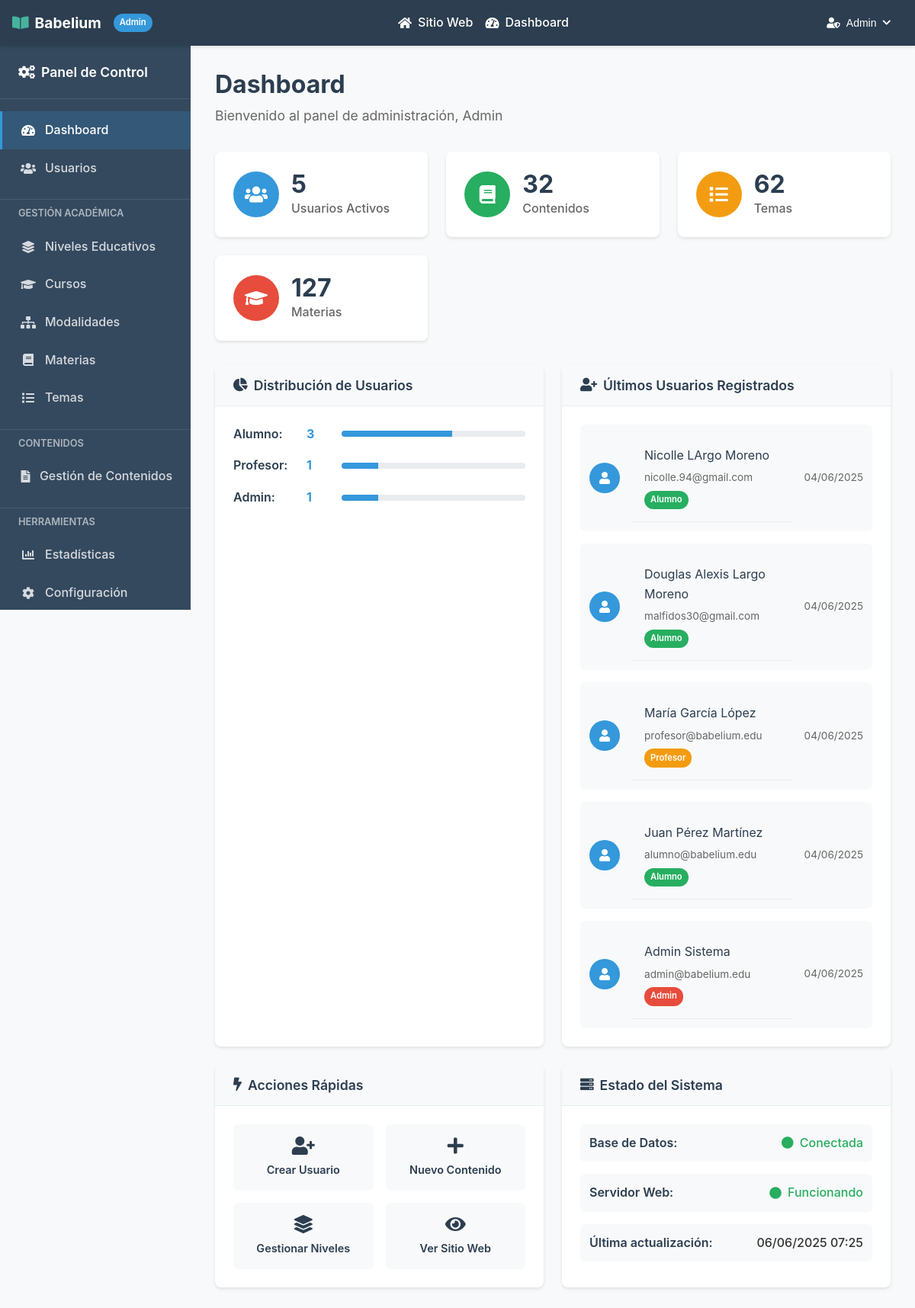
Page /admin/dashboard.php (signed in) on the committed database.
### tables this page shows
CREATE TABLE `usuarios` (
  `id` int(11) NOT NULL,
  `tipo` enum('alumno','profesor','admin') NOT NULL,
  `identificador` varchar(20) NOT NULL COMMENT 'NIA para alumnos, DNI para profesores y admins',
  `nombre` varchar(100) NOT NULL,
  `apellidos` varchar(200) NOT NULL,
  `email` varchar(255) NOT NULL,
  `password` varchar(255) NOT NULL,
  `foto` varchar(255) DEFAULT NULL,
  `fecha_registro` datetime DEFAULT current_timestamp(),
  `activo` tinyint(1) DEFAULT 1
);

### includes/auth_check.php (called while the page is built, shortened)
<?php
function obtenerUsuarioActual() {
    return [
        'id' => $_SESSION['usuario_id'],
        'tipo' => $_SESSION['usuario_tipo'],
        'nombre' => $_SESSION['usuario_nombre'],
        'apellidos' => $_SESSION['usuario_apellidos'],
        'email' => $_SESSION['usuario_email'],
        'identificador' => $_SESSION['usuario_identificador']
    ];
}
?>

### admin/dashboard.php (the view, shortened to what this page needs)
<?php
require_once '../db/connection.php';
require_once '../includes/auth_check.php';
$stats = [];
$result = $conexion->query("SELECT COUNT(*) as total FROM usuarios WHERE activo = 1");
$stats['usuarios'] = $result->fetch_assoc()['total'];
$result = $conexion->query("SELECT COUNT(*) as total FROM contenidos");
$stats['contenidos'] = $result->fetch_assoc()['total'];
$result = $conexion->query("SELECT COUNT(*) as total FROM temas");
$stats['temas'] = $result->fetch_assoc()['total'];
$result = $conexion->query("SELECT COUNT(*) as total FROM materias");
$stats['materias'] = $result->fetch_assoc()['total'];
$usuarios_tipo = [];
$result = $conexion->query("SELECT tipo, COUNT(*) as total FROM usuarios WHERE activo = 1 GROUP BY tipo");
while ($row = $result->fetch_assoc()) {
  $usuarios_tipo[$row['tipo']] = $row['total'];
}
$ultimos_usuarios = [];
$result = $conexion->query("SELECT nombre, apellidos, email, tipo, fecha_registro FROM usuarios WHERE activo = 1 ORDER BY fecha_registro DESC LIMIT 5");
while ($row = $result->fetch_assoc()) {
  $ultimos_usuarios[] = $row;
}
?>
<!DOCTYPE html>
<html lang="es">
<head>
  <link rel="stylesheet" href="https://cdnjs.cloudflare.com/ajax/libs/font-awesome/6.5.0/css/all.min.css">
  <link rel="stylesheet" href="../css/reset.css">
  <link rel="stylesheet" href="../css/style.css">
  <link rel="stylesheet" href="../css/admin.css">
</head>
<body>
  <?php include_once "../includes/admin_header.php" ?>
  <div class="admin-container">
      <aside class="admin-sidebar">
          <div class="sidebar-header">
              <h3><i class="fas fa-cogs"></i> Panel de Control</h3>
          </div>
          <nav class="sidebar-nav">
              <a href="dashboard.php" class="nav-item active">
                  <i class="fas fa-tachometer-alt"></i>
                  Dashboard
              </a>
              <a href="usuarios.php" class="nav-item">
                  <i class="fas fa-users"></i>
                  Usuarios
              </a>
              <div class="nav-separator">Gestión Académica</div>
              <a href="niveles.php" class="nav-item">
                  <i class="fas fa-layer-group"></i>
                  Niveles Educativos
              </a>
              <a href="cursos.php" class="nav-item">
                  <i class="fas fa-graduation-cap"></i>
                  Cursos
              </a>
              <a href="modalidades.php" class="nav-item">
                  <i class="fas fa-sitemap"></i>
                  Modalidades
              </a>
              <a href="materias.php" class="nav-item">
                  <i class="fas fa-book"></i>
                  Materias
              </a>
              <a href="temas.php" class="nav-item">
                  <i class="fas fa-list"></i>
                  Temas
              </a>
              <div class="nav-separator">Contenidos</div>
              <a href="contenidos.php" class="nav-item">
                  <i class="fas fa-file-alt"></i>
                  Gestión de Contenidos
              </a>
              <div class="nav-separator">Herramientas</div>
              <a href="estadisticas.php" class="nav-item">
                  <i class="fas fa-chart-bar"></i>
                  Estadísticas
              </a>
              <a href="configuracion.php" class="nav-item">
                  <i class="fas fa-cog"></i>
                  Configuración
              </a>
          </nav>
      </aside>
      <main class="admin-main">
          <div class="admin-header">
              <h1>Dashboard</h1>
              <p>Bienvenido al panel de administración, <?php echo htmlspecialchars($_SESSION['usuario_nombre']); ?></p>
          </div>
          <div class="stats-grid">
              <div class="stat-card">
                  <div class="stat-icon">
                      <i class="fas fa-users"></i>
                  </div>
                  <div class="stat-content">
                      <h3><?php echo $stats['usuarios']; ?></h3>
                      <p>Usuarios Activos</p>
                  </div>
              </div>
              <div class="stat-card">
                  <div class="stat-icon">
                      <i class="fas fa-book"></i>
                  </div>
                  <div class="stat-content">
                      <h3><?php echo $stats['contenidos']; ?></h3>
                      <p>Contenidos</p>
                  </div>
              </div>
              <div class="stat-card">
                  <div class="stat-icon">
                      <i class="fas fa-list"></i>
                  </div>
                  <div class="stat-content">
                      <h3><?php echo $stats['temas']; ?></h3>
                      <p>Temas</p>
                  </div>
              </div>
              <div class="stat-card">
                  <div class="stat-icon">
                      <i class="fas fa-graduation-cap"></i>
                  </div>
                  <div class="stat-content">
                      <h3><?php echo $stats['materias']; ?></h3>
                      <p>Materias</p>
                  </div>
              </div>
          </div>
          <div class="dashboard-grid">
              <div class="dashboard-card">
                  <div class="card-header">
                      <h3><i class="fas fa-pie-chart"></i> Distribución de Usuarios</h3>
                  </div>
                  <div class="card-content">
                      <div class="user-distribution">
                          <?php foreach ($usuarios_tipo as $tipo => $total): ?>
                              <div class="user-type">
                                  <span class="type-label"><?php echo ucfirst($tipo); ?>:</span>
                                  <span class="type-count"><?php echo $total; ?></span>
                                  <div class="type-bar">
                                      <div class="type-fill" style="width: <?php echo ($total / $stats['usuarios']) * 100; ?>%"></div>
                                  </div>
                              </div>
                          <?php endforeach; ?>
                      </div>
                  </div>
              </div>
              <div class="dashboard-card">
                  <div class="card-header">
                      <h3><i class="fas fa-user-plus"></i> Últimos Usuarios Registrados</h3>
                  </div>
                  <div class="card-content">
                      <div class="recent-users">
                          <?php foreach ($ultimos_usuarios as $usuario): ?>
                              <div class="user-item">
                                  <div class="user-avatar">
                                      <i class="fas fa-user"></i>
                                  </div>
                                  <div class="user-info">
                                      <strong><?php echo htmlspecialchars($usuario['nombre'] . ' ' . $usuario['apellidos']); ?></strong>
                                      <small><?php echo htmlspecialchars($usuario['email']); ?></small>
                                      <span class="user-type-badge <?php echo $usuario['tipo']; ?>">
                                          <?php echo ucfirst($usuario['tipo']); ?>
                                      </span>
                                  </div>
                                  <div class="user-date">
                                      <?php echo date('d/m/Y', strtotime($usuario['fecha_registro'])); ?>
                                  </div>
                              </div>
                          <?php endforeach; ?>
                      </div>
                  </div>
              </div>
              <div class="dashboard-card">
                  <div class="card-header">
                      <h3><i class="fas fa-bolt"></i> Acciones Rápidas</h3>
                  </div>
                  <div class="card-content">
                      <div class="quick-actions">
                          <a href="usuarios.php?action=create" class="quick-action">
                              <i class="fas fa-user-plus"></i>
                              <span>Crear Usuario</span>
                          </a>
                          <a href="contenidos.php?action=create" class="quick-action">
                              <i class="fas fa-plus"></i>
                              <span>Nuevo Contenido</span>
                          </a>
                          <a href="niveles.php" class="quick-action">
                              <i class="fas fa-layer-group"></i>
                              <span>Gestionar Niveles</span>
                          </a>
                          <a href="../index.php" class="quick-action">
                              <i class="fas fa-eye"></i>
                              <span>Ver Sitio Web</span>
                          </a>
                      </div>
                  </div>
              </div>
              <div class="dashboard-card">
                  <div class="card-header">
                      <h3><i class="fas fa-server"></i> Estado del Sistema</h3>
                  </div>
                  <div class="card-content">
                      <div class="system-status">
                          <div class="status-item">
                              <span class="status-label">Base de Datos:</span>
                              <span class="status-value online">
                                  <i class="fas fa-circle"></i> Conectada
                              </span>
                          </div>
                          <div class="status-item">
                              <span class="status-label">Servidor Web:</span>
                              <span class="status-value online">
                                  <i class="fas fa-circle"></i> Funcionando
                              </span>
                          </div>
                          <div class="status-item">
                              <span class="status-label">Última actualización:</span>
                              <span class="status-value">
                                  <?php echo date('d/m/Y H:i'); ?>
                              </span>
                          </div>
                      </div>
                  </div>
              </div>
          </div>
      </main>
  </div>
</body>
</html>

### includes/admin_header.php (shortened to what this page needs)
<?php
require_once __DIR__ . '/auth_check.php';
$usuario_actual = obtenerUsuarioActual();
?>
<!DOCTYPE html>
<html lang="es">
<head>
    <link rel="stylesheet" href="https://cdnjs.cloudflare.com/ajax/libs/font-awesome/5.15.1/css/all.min.css">
    <link rel="stylesheet" href="../css/admin-common.css">
    <link rel="stylesheet" href="../css/admin-responsive.css">
</head>
<body>
<header class="admin-header-top">
    <div class="logo">
        <i class="fas fa-book-open"></i>
        <a href="../index.php"><span>Babelium</span></a>
        <span class="admin-badge">Admin</span>
    </div>
    <nav class="admin-nav">
        <ul>
            <li><a href="../index.php"><i class="fas fa-home"></i> <span>Sitio Web</span></a></li>
            <li><a href="dashboard.php"><i class="fas fa-tachometer-alt"></i> <span>Dashboard</span></a></li>
        </ul>
    </nav>
    <div class="auth-buttons">
        <div class="user-menu">
            <button class="user-button" onclick="toggleUserMenu()">
                <i class="fas fa-user-shield"></i>
                <span><?php echo htmlspecialchars($usuario_actual['nombre']); ?></span>
                <i class="fas fa-chevron-down"></i>
            </button>
        </div>
    </div>
</header>

### css/style.css (style rules this page uses)
:root { --primary-color: #4a6fa5; --secondary-color: #166088; --accent-color: #47b39d; --background-color: #f9f9f9; --text-color: #333333; --light-text: #666666; --white: #ffffff; --ods-education: #c5192d; --ods-inequality: #ff9e00; --ods-communities: #56c02b; --spacing-xs: 0.5rem; --spacing-sm: 1rem; --spacing-md: 2rem; --spacing-lg: 3rem; --spacing-xl: 5rem; --border-radius: 0.5rem; }
body { font-family: "Segoe UI", Tahoma, Geneva, Verdana, sans-serif; color: var(--text-color); line-height: 1.6; background-color: var(--background-color); }
h1, h2, h3, h4, h5, h6 { margin-bottom: var(--spacing-sm); line-height: 1.2; }
h1 { font-size: 3rem; font-weight: 700; }
h3 { font-size: 1.5rem; font-weight: 600; }
p { margin-bottom: var(--spacing-sm); }
a { text-decoration: none; color: var(--primary-color); transition: all 0.3s ease; }
.user-menu { position: relative; display: inline-block; }
.user-button { background: none; border: none; color: var(--text-color); cursor: pointer; display: flex; align-items: center; gap: 8px; padding: 8px 12px; border-radius: 8px; transition: background-color 0.3s ease; font-size: 14px; white-space: nowrap; }
.user-button i.fa-chevron-down { font-size: 12px; transition: transform 0.3s ease; }
header { background-color: var(--primary-color); color: var(--white); padding: 1rem 5%; display: flex; justify-content: space-between; align-items: center; position: sticky; top: 0; z-index: 100; box-shadow: 0 0.125rem 0.25rem rgba(0, 0, 0, 0.1); min-height: 3.75rem; }
header nav a, header .auth-buttons > a , header .user-button { color: var(--white); }
.logo { display: flex; align-items: center; gap: 0.5rem; font-size: 1.5rem; font-weight: 700; flex-shrink: 0; }
.logo i { color: var(--accent-color); }
.logo a { color: var(--white); text-decoration: none; }
nav ul { display: flex; list-style: none; gap: 2rem; margin: 0; padding: 0; }
nav a { color: var(--white); text-decoration: none; font-weight: 500; transition: color 0.3s ease; white-space: nowrap; }
.auth-buttons { display: flex; align-items: center; gap: 1rem; flex-shrink: 0; }
.user-button { color: var(--white) !important; }

### css/admin-responsive.css (style rules this page uses)
.admin-header-top { display: flex; justify-content: space-between; align-items: center; padding: 0 1rem; }
.logo { display: flex; align-items: center; gap: 0.5rem; }
.admin-nav { display: flex; justify-content: center; }
.admin-nav ul { display: flex; list-style: none; gap: 1rem; margin: 0; padding: 0; }
.admin-nav a { display: flex; align-items: center; gap: 0.5rem; }
.auth-buttons { display: flex; align-items: center; }

### admin/dashboard.php (style rules this page uses)
.nav-separator { padding: 0.5rem 1.5rem; color: rgba(255,255,255,0.6); font-size: 0.8rem; font-weight: 600; text-transform: uppercase; border-top: 1px solid rgba(255,255,255,0.1); margin-top: 1rem; }
.nav-separator:first-of-type { margin-top: 1rem; }

### rows in the picture
usuarios: nombre "Admin", nombre+apellidos "Admin Sistema", email "admin@babelium.edu", tipo "Admin", fecha_registro "04/06/2025"
usuarios: nombre+apellidos "Nicolle LArgo Moreno", email "nicolle.94@gmail.com", tipo "Alumno", fecha_registro "04/06/2025"
usuarios: nombre+apellidos "Douglas Alexis Largo Moreno", email "malfidos30@gmail.com", tipo "Alumno", fecha_registro "04/06/2025"
usuarios: nombre+apellidos "María García López", email "profesor@babelium.edu", tipo "Profesor", fecha_registro "04/06/2025"
usuarios: nombre+apellidos "Juan Pérez Martínez", email "alumno@babelium.edu", tipo "Alumno", fecha_registro "04/06/2025"

### other values in the picture
$_SESSION['usuario_nombre'] "Admin"
$stats['usuarios'] "5"
$stats['contenidos'] "32"
$stats['temas'] "62"
$stats['materias'] "127"
$tipo "Alumno"
$total "3"
$tipo "Profesor"
$total "1"
$tipo "Admin"
